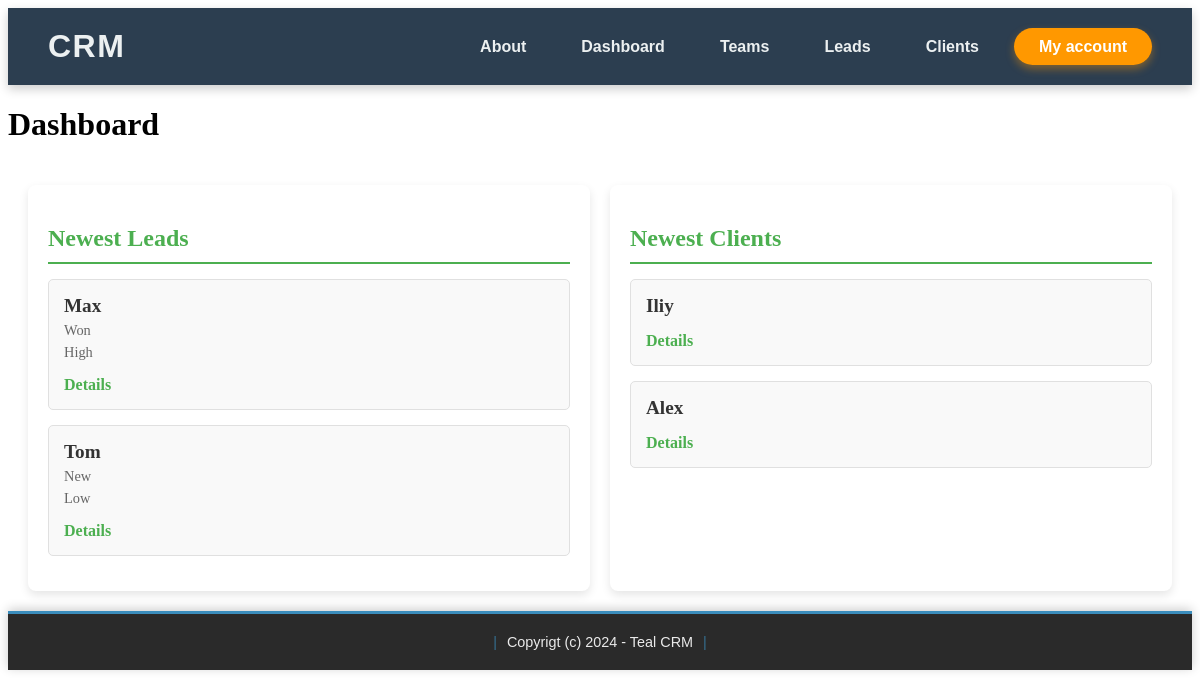
The page /dashboard/ (signed in) on the database as committed earlier.
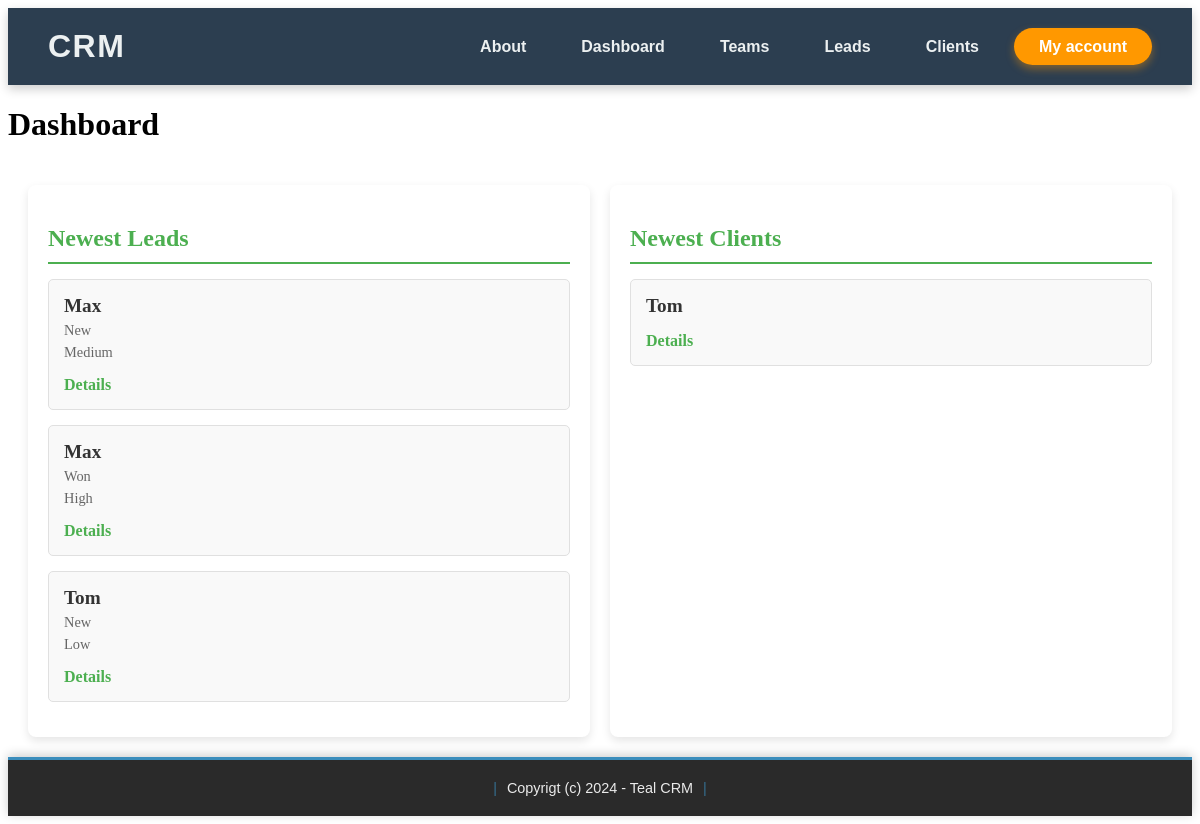
The same page on the database as committed later.
### catalog/models.py (models this page shows, shortened)
class Lead(models.Model):
    LOW = 'low'
    MEDIUM = 'medium'
    HIGH = 'high'
    CHOICES_PRIORITY = (
        (LOW, 'Low'),
        (MEDIUM, 'Medium'),
        (HIGH, 'High'),
    )
    NEW = 'new'
    CONTACTED = 'contacted'
    WON = 'won'
    LOST = 'lost'
    CHOICES_STATUS = (
        (NEW, 'New'),
        (CONTACTED, 'Contacted'),
        (WON, 'Won'),
        (LOST, 'Lost'),
    )
    team = models.ForeignKey(Team, related_name='leads', on_delete=models.CASCADE, null=True)
    name = models.CharField(max_length=255)
    email = models.EmailField()
    description = models.TextField(blank=True, null=True)
    priority = models.CharField(max_length=10, choices=CHOICES_PRIORITY, default=MEDIUM)
    status = models.CharField(max_length=10, choices=CHOICES_STATUS, default=NEW)
    converted_to_client = models.BooleanField(default=False)
    created_by = models.ForeignKey(User, related_name='clients', on_delete=models.CASCADE)
    created_at = models.DateTimeField(auto_now_add=True)
    modified_at = models.DateTimeField(auto_now=True)
    class Meta:
        ordering = ('name', )

class Client(models.Model):
    team = models.ForeignKey(Team, related_name='clients', on_delete=models.CASCADE, null=True)
    name = models.CharField(max_length=255)
    email = models.EmailField()
    description = models.TextField(blank=True, null=True)
    created_by = models.ForeignKey(User, related_name='leads', on_delete=models.CASCADE)
    created_at = models.DateTimeField(auto_now_add=True)
    modified_at = models.DateTimeField(auto_now=True)
    class Meta:
        ordering = ('name', )

### catalog/views.py (the view)
# urls.py: path('dashboard/', views.dashboard, name='dashboard'),
@login_required
def dashboard(request):
    team = Team.objects.filter(created_by=request.user).first()
    leads = Lead.objects.filter(team=team, converted_to_client=False).order_by('-created_at')[0:5]
    clients = Client.objects.filter(team=team).order_by('-created_at')[0:5]
    data = {
        'leads': leads,
        'clients': clients,
    }
    return render(request, 'dashboard.html', data)

### templates/dashboard.html (shortened to what this page needs)
{% extends 'base.html' %}
{% load static %}
{% block head %}
    <link rel="stylesheet" href="{% static 'base.css' %}">
    <link rel="stylesheet" href="{% static 'dasboard.css' %}">
{% endblock %}
{% block content %}
    <h1>Dashboard</h1>
<div class="head">
    <div class="flex">
        <div class="leads">
            <h2>Newest Leads</h2>
            {% for lead in leads %}
                <div class="text-leads">
                    <h3>{{ lead.name }}</h3>
                    <p class="status">{{ lead.get_status_display }}</p>
                    <p class="priority">{{ lead.get_priority_display }}</p>
                    <a href="{% url 'leads_detail' lead.id %}">Details</a>
                </div>
            {% endfor %}
        </div>
        <div class="clients">
            <h2>Newest Clients</h2>
            {% for client in clients %}
                <div class="text-leads">
                    <h3>{{ client.name }}</h3>
                    <a href="{% url 'clients_detail' client.id %}">Details</a>
                </div>
            {% endfor %}
        </div>
    </div>
</div>
{% endblock %}

Rows that differ between the two databases and show on the page:
removed Client: name "Iliy"
removed Client: name "Alex"
added Lead: name "Max", status "New", priority "Medium"
added Client: name "Tom"
